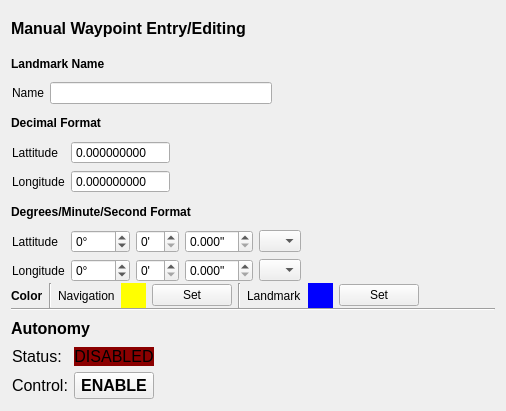
         <widget class="QWidget" name="layoutWidget_7">
          <property name="geometry">
           <rect>
            <x>640</x>
            <y>720</y>
            <width>506</width>
            <height>411</height>
           </rect>
          </property>
          <layout class="QVBoxLayout" name="verticalLayout_277">
           <property name="spacing">
            <number>0</number>
           </property>
           <property name="sizeConstraint">
            <enum>QLayout::SetNoConstraint</enum>
           </property>
           <item>
            <widget class="QLabel" name="label_337">
             <property name="font">
              <font>
               <pointsize>12</pointsize>
               <weight>75</weight>
               <bold>true</bold>
              </font>
             </property>
             <property name="text">
              <string>Manual Waypoint Entry/Editing</string>
             </property>
            </widget>
           </item>
           <item>
            <widget class="QLabel" name="label_338">
             <property name="font">
              <font>
               <weight>75</weight>
               <bold>true</bold>
              </font>
             </property>
             <property name="text">
              <string>Landmark Name</string>
             </property>
            </widget>
           </item>
           <item>
            <layout class="QGridLayout" name="gridLayout_85">
             <property name="leftMargin">
              <number>1</number>
             </property>
             <property name="topMargin">
              <number>1</number>
             </property>
             <property name="rightMargin">
              <number>1</number>
             </property>
             <property name="bottomMargin">
              <number>1</number>
             </property>
             <property name="spacing">
              <number>6</number>
             </property>
             <item row="0" column="1">
              <widget class="QLineEdit" name="manual_waypoint_landmark_name_line_edit"/>
             </item>
             <item row="0" column="0">
              <widget class="QLabel" name="label_339">
               <property name="text">
                <string>Name</string>
               </property>
              </widget>
             </item>
             <item row="0" column="2">
              <spacer name="horizontalSpacer_60">
               <property name="orientation">
                <enum>Qt::Horizontal</enum>
               </property>
               <property name="sizeHint" stdset="0">
                <size>
                 <width>40</width>
                 <height>20</height>
                </size>
               </property>
              </spacer>
             </item>
            </layout>
           </item>
           <item>
            <widget class="QLabel" name="label_340">
             <property name="font">
              <font>
               <weight>75</weight>
               <bold>true</bold>
              </font>
             </property>
             <property name="text">
              <string>Decimal Format</string>
             </property>
            </widget>
           </item>
           <item>
            <layout class="QGridLayout" name="gridLayout_86">
             <property name="leftMargin">
              <number>1</number>
             </property>
             <property name="topMargin">
              <number>1</number>
             </property>
             <property name="rightMargin">
              <number>1</number>
             </property>
             <property name="bottomMargin">
              <number>1</number>
             </property>
             <property name="spacing">
              <number>6</number>
             </property>
             <item row="0" column="1">
              <widget class="QDoubleSpinBox" name="manual_waypoint_decimal_lattitude_spin_box">
               <property name="buttonSymbols">
                <enum>QAbstractSpinBox::NoButtons</enum>
               </property>
               <property name="decimals">
                <number>9</number>
               </property>
               <property name="minimum">
                <double>-90.000000000000000</double>
               </property>
               <property name="maximum">
                <double>90.000000000000000</double>
               </property>
               <property name="singleStep">
                <double>0.000001000000000</double>
               </property>
              </widget>
             </item>
             <item row="1" column="1">
              <widget class="QDoubleSpinBox" name="manual_waypoint_decimal_longitude_spin_box">
               <property name="buttonSymbols">
                <enum>QAbstractSpinBox::NoButtons</enum>
               </property>
               <property name="decimals">
                <number>9</number>
               </property>
               <property name="minimum">
                <double>-180.000000000000000</double>
               </property>
               <property name="maximum">
                <double>180.000000000000000</double>
               </property>
               <property name="singleStep">
                <double>0.000001000000000</double>
               </property>
              </widget>
             </item>
             <item row="0" column="0">
              <widget class="QLabel" name="label_341">
               <property name="text">
                <string>Lattitude</string>
               </property>
              </widget>
             </item>
             <item row="1" column="0">
              <widget class="QLabel" name="label_342">
               <property name="text">
                <string>Longitude</string>
               </property>
              </widget>
             </item>
             <item row="0" column="2">
              <spacer name="horizontalSpacer_61">
               <property name="orientation">
                <enum>Qt::Horizontal</enum>
               </property>
               <property name="sizeHint" stdset="0">
                <size>
                 <width>40</width>
                 <height>20</height>
                </size>
               </property>
              </spacer>
             </item>
            </layout>
           </item>
           <item>
            <widget class="QLabel" name="label_343">
             <property name="font">
              <font>
               <weight>75</weight>
               <bold>true</bold>
              </font>
             </property>
             <property name="text">
              <string>Degrees/Minute/Second Format</string>
             </property>
            </widget>
           </item>
           <item>
            <layout class="QGridLayout" name="gridLayout_87">
             <property name="leftMargin">
              <number>1</number>
             </property>
             <property name="topMargin">
              <number>1</number>
             </property>
             <property name="rightMargin">
              <number>1</number>
             </property>
             <property name="bottomMargin">
              <number>1</number>
             </property>
             <property name="spacing">
              <number>6</number>
             </property>
             <item row="0" column="0">
              <widget class="QLabel" name="label_344">
               <property name="text">
                <string>Lattitude</string>
               </property>
              </widget>
             </item>
             <item row="0" column="5">
              <spacer name="horizontalSpacer_62">
               <property name="orientation">
                <enum>Qt::Horizontal</enum>
               </property>
               <property name="sizeHint" stdset="0">
                <size>
                 <width>40</width>
                 <height>20</height>
                </size>
               </property>
              </spacer>
             </item>
             <item row="0" column="3">
              <widget class="QDoubleSpinBox" name="manual_waypoint_seconds_lattitude_spin_box">
               <property name="suffix">
                <string>&quot;</string>
               </property>
               <property name="decimals">
                <number>3</number>
               </property>
              </widget>
             </item>
             <item row="1" column="0">
              <widget class="QLabel" name="label_345">
               <property name="text">
                <string>Longitude</string>
               </property>
              </widget>
             </item>
             <item row="1" column="3">
              <widget class="QDoubleSpinBox" name="manual_waypoint_seconds_longitude_spin_box">
               <property name="suffix">
                <string>&quot;</string>
               </property>
               <property name="decimals">
                <number>3</number>
               </property>
              </widget>
             </item>
             <item row="0" column="1">
              <widget class="QSpinBox" name="manual_waypoint_degrees_lattitude_spin_box">
               <property name="suffix">
                <string>° </string>
               </property>
               <property name="minimum">
                <number>-90</number>
               </property>
               <property name="maximum">
                <number>90</number>
               </property>
              </widget>
             </item>
             <item row="0" column="4">
              <widget class="QComboBox" name="manual_waypoint_cardinal_lattitude_combo_box">
               <item>
                <property name="text">
                 <string/>
                </property>
               </item>
               <item>
                <property name="text">
                 <string>N</string>
                </property>
               </item>
               <item>
                <property name="text">
                 <string>S</string>
                </property>
               </item>
              </widget>
             </item>
             <item row="0" column="2">
              <widget class="QSpinBox" name="manual_waypoint_minutes_lattitude_spin_box">
               <property name="suffix">
                <string>'</string>
               </property>
               <property name="maximum">
                <number>60</number>
               </property>
              </widget>
             </item>
             <item row="1" column="4">
              <widget class="QComboBox" name="manual_waypoint_cardinal_longitude_combo_box">
               <item>
                <property name="text">
                 <string/>
                </property>
               </item>
               <item>
                <property name="text">
                 <string>W</string>
                </property>
               </item>
               <item>
                <property name="text">
                 <string>E</string>
                </property>
               </item>
              </widget>
             </item>
             <item row="1" column="1">
              <widget class="QSpinBox" name="manual_waypoint_degrees_longitude_spin_box">
               <property name="suffix">
                <string>° </string>
               </property>
               <property name="minimum">
                <number>-180</number>
               </property>
               <property name="maximum">
                <number>180</number>
               </property>
              </widget>
             </item>
             <item row="1" column="2">
              <widget class="QSpinBox" name="manual_waypoint_minutes_longitude_spin_box">
               <property name="suffix">
                <string>'</string>
               </property>
               <property name="maximum">
                <number>60</number>
               </property>
              </widget>
             </item>
            </layout>
           </item>
           <item>
            <layout class="QHBoxLayout" name="horizontalLayout_110">
             <property name="spacing">
              <number>6</number>
             </property>
             <item>
              <widget class="QLabel" name="label_346">
               <property name="font">
                <font>
                 <weight>75</weight>
                 <bold>true</bold>
                </font>
               </property>
               <property name="text">
                <string>Color</string>
               </property>
              </widget>
             </item>
             <item>
              <widget class="Line" name="line_61">
               <property name="orientation">
                <enum>Qt::Vertical</enum>
               </property>
              </widget>
             </item>
             <item>
              <widget class="QLabel" name="label_347">
               <property name="text">
                <string>Navigation</string>
               </property>
              </widget>
             </item>
             <item>
              <widget class="QLabel" name="manual_waypoint_navigation_color_label">
               <property name="minimumSize">
                <size>
                 <width>25</width>
                 <height>25</height>
                </size>
               </property>
               <property name="maximumSize">
                <size>
                 <width>25</width>
                 <height>25</height>
                </size>
               </property>
               <property name="styleSheet">
                <string notr="true">background-color:yellow;</string>
               </property>
               <property name="text">
                <string/>
               </property>
              </widget>
             </item>
             <item>
              <widget class="QPushButton" name="manual_waypoint_navigation_color_set_button">
               <property name="text">
                <string>Set</string>
               </property>
              </widget>
             </item>
             <item>
              <widget class="Line" name="line_62">
               <property name="orientation">
                <enum>Qt::Vertical</enum>
               </property>
              </widget>
             </item>
             <item>
              <widget class="QLabel" name="label_348">
               <property name="text">
                <string>Landmark</string>
               </property>
              </widget>
             </item>
             <item>
              <widget class="QLabel" name="manual_waypoint_landmark_color_label">
               <property name="minimumSize">
                <size>
                 <width>25</width>
                 <height>25</height>
                </size>
               </property>
               <property name="maximumSize">
                <size>
                 <width>25</width>
                 <height>25</height>
                </size>
               </property>
               <property name="styleSheet">
                <string notr="true">background-color:blue;</string>
               </property>
               <property name="text">
                <string/>
               </property>
              </widget>
             </item>
             <item>
              <widget class="QPushButton" name="manual_waypoint_landmark_color_set_button">
               <property name="text">
                <string>Set</string>
               </property>
              </widget>
             </item>
             <item>
              <spacer name="horizontalSpacer_63">
               <property name="orientation">
                <enum>Qt::Horizontal</enum>
               </property>
               <property name="sizeHint" stdset="0">
                <size>
                 <width>40</width>
                 <height>20</height>
                </size>
               </property>
              </spacer>
             </item>
            </layout>
           </item>
           <item>
            <widget class="Line" name="line_63">
             <property name="orientation">
              <enum>Qt::Horizontal</enum>
             </property>
            </widget>
           </item>
           <item>
            <widget class="QLabel" name="label_349">
             <property name="font">
              <font>
               <pointsize>12</pointsize>
               <weight>75</weight>
               <bold>true</bold>
              </font>
             </property>
             <property name="text">
              <string>Autonomy</string>
             </property>
            </widget>
           </item>
           <item>
            <layout class="QGridLayout" name="gridLayout_88">
             <property name="leftMargin">
              <number>1</number>
             </property>
             <property name="topMargin">
              <number>1</number>
             </property>
             <property name="rightMargin">
              <number>1</number>
             </property>
             <property name="bottomMargin">
              <number>1</number>
             </property>
             <property name="spacing">
              <number>6</number>
             </property>
             <item row="0" column="0">
              <widget class="QLabel" name="label_350">
               <property name="font">
                <font>
                 <pointsize>12</pointsize>
                </font>
               </property>
               <property name="text">
                <string>Status:</string>
               </property>
              </widget>
             </item>
             <item row="1" column="2">
              <spacer name="horizontalSpacer_64">
               <property name="orientation">
                <enum>Qt::Horizontal</enum>
               </property>
               <property name="sizeHint" stdset="0">
                <size>
                 <width>40</width>
                 <height>20</height>
                </size>
               </property>
              </spacer>
             </item>
             <item row="1" column="0">
              <widget class="QLabel" name="label_351">
               <property name="font">
                <font>
                 <pointsize>12</pointsize>
                </font>
               </property>
               <property name="text">
                <string>Control:</string>
               </property>
              </widget>
             </item>
             <item row="1" column="1">
              <widget class="QPushButton" name="autonom_control_button">
               <property name="font">
                <font>
                 <pointsize>12</pointsize>
                 <weight>75</weight>
                 <bold>true</bold>
                </font>
               </property>
               <property name="text">
                <string>ENABLE</string>
               </property>
              </widget>
             </item>
             <item row="0" column="1">
              <widget class="QLabel" name="autonomy_status_label">
               <property name="font">
                <font>
                 <pointsize>12</pointsize>
                </font>
               </property>
               <property name="styleSheet">
                <string notr="true">background-color:darkred;</string>
               </property>
               <property name="text">
                <string>DISABLED</string>
               </property>
               <property name="alignment">
                <set>Qt::AlignCenter</set>
               </property>
              </widget>
             </item>
            </layout>
           </item>
          </layout>
         </widget>
